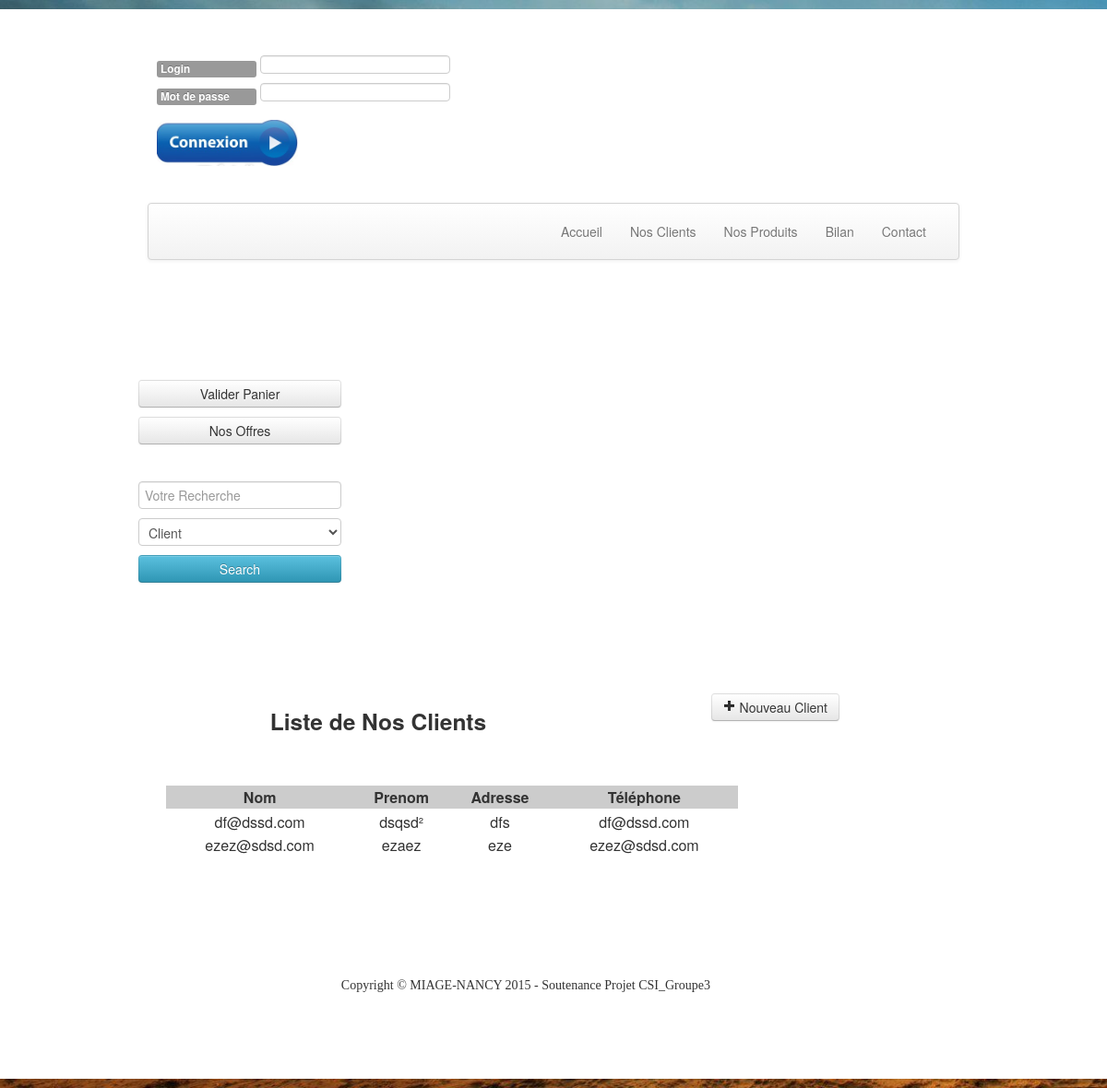
The page /client.php on the database its author committed.
### tables this page shows
CREATE TABLE IF NOT EXISTS `client` (
  `ID_CLIENT` int(11) NOT NULL AUTO_INCREMENT,
  `LOGIN` char(15) NOT NULL,
  `NOM_CLIENT` mediumtext NOT NULL,
  `PRENOM_CLIENT` mediumtext NOT NULL,
  `EMAIL` varchar(30) NOT NULL,
  `SEXE` char(1) NOT NULL,
  `TEL` decimal(10,0) DEFAULT NULL,
  PRIMARY KEY (`ID_CLIENT`),
  UNIQUE KEY `CLIENT_PK` (`ID_CLIENT`),
  KEY `AVOIR2_FK` (`LOGIN`)
);

### client.php (the view, shortened to what this page needs)
<?php require_once ("header.php") ?>
	<div class='container'>
		<div class='row'>
			<div class='span6' align='center'><h3>Liste de Nos Clients</h3></div>
			<div class='span3'>
				<a href='form_inscription.php' class='btn btn-default pull-right'>
					<i class='icon-plus'></i>
					Nouveau Client
				</a>
			</div>
		</div>
		<?php
			$req="select * from client";
			$exe=mysql_query($req);
			echo"<table class='span8'>
				<tr bgcolor='#CCCCCC'>
				<th align='center'>Nom</th>
				<th align='center'>Prenom</th>
				<th align='center'>Adresse</th>
				<th align='center'>Téléphone</th>
				</tr>";
    		while($l= mysql_fetch_array($exe)){
				echo"<tr>
					<td align='center'>".$l[1]."</td>
					<td align='center'>".$l[2]."</td>
					<td align='center'>".$l[3]."</td>
					<td align='center'>".$l[4]."</td>
					</tr>";
    		}
			echo"</table>";
		?>
	</div>
<?php require_once ("footer.php") ?>

### style.css (style rules this page uses)
html { font-family: 'Roboto', sans-serif; background: url(image/fond.jpg); background-size: cover; background-repeat: no-repeat; }
div { margin: 10px; padding: 10px; }

### rows shown on the page
client: LOGIN "df@dssd.com", NOM_CLIENT "dsqsd²", PRENOM_CLIENT "dfs", EMAIL "df@dssd.com"
client: LOGIN "ezez@sdsd.com", NOM_CLIENT "ezaez", PRENOM_CLIENT "eze", EMAIL "ezez@sdsd.com"
